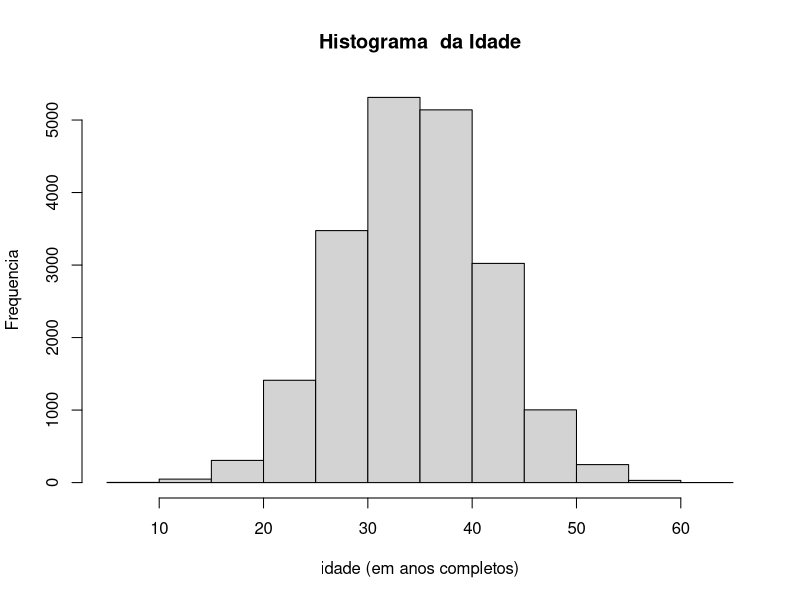
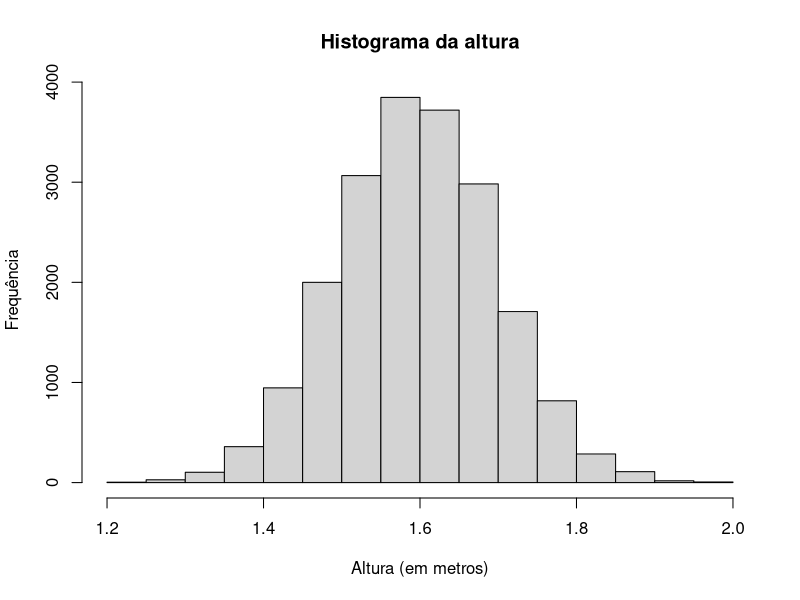
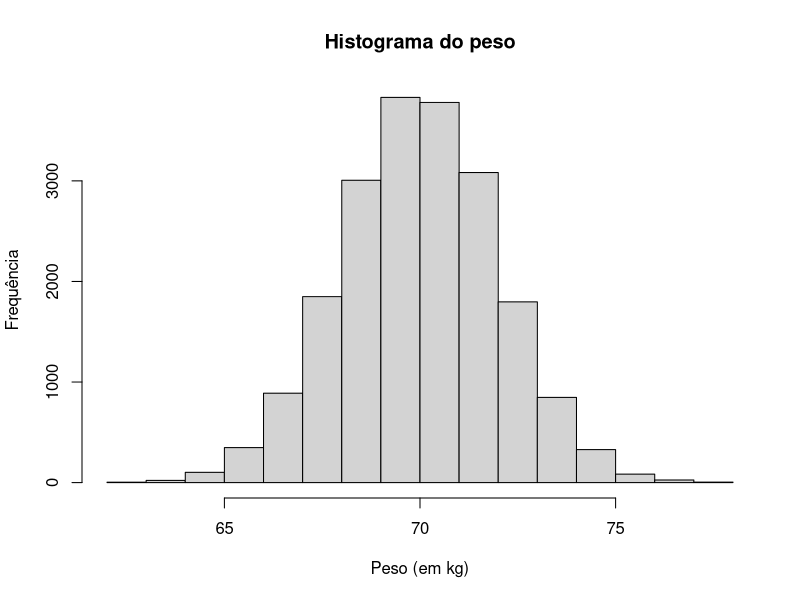

These charts were generated, in order, by the following R code:
p <- 200000
n <- 20000
set.seed(1234)
idade <- abs(round(rnorm(n, 35, 7), 0))
summary(idade)
hist(idade,
    main = "Histograma  da Idade",
    ylab = "Frequencia",
    xlab = "idade (em anos completos)")
    
altura <- abs(round(rnorm(n, 1.60, 0.10),2))
summary(altura)

hist(altura,
     main = "Histograma da altura",
     ylab = "Frequência",
     xlab = "Altura (em metros)")

peso <- abs(round(rnorm(n, 70, 2),2))
summary(peso)

hist(peso,
     main = "Histograma do peso",
     ylab = "Frequência",
     xlab = "Peso (em kg)")


a=12
b=2
c=3
z=c(a,b,c)

rep(2)
rep(2,4)
seq(100,10)

xvector <- c(10, 20, 20, 23, 25, 45, 4, 10)
mean(xvector)

xvector<- c(1,2,3,4,5, NA)
mean(xvector, na.rm=TRUE)

x<-(1:5)
x<- c(1,1,2,2,3,3,4,4,5,5)
vectort<-length(x)

m<-matrix(1:30, nrow=5,ncol=6)

